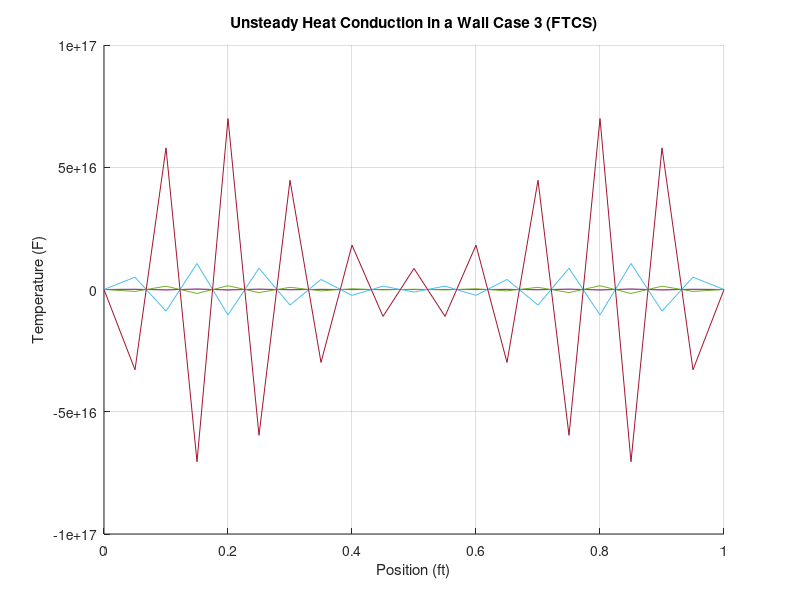

Recreate this plot in MATLAB.
% Case 3
% Input (known data)
L = 1.0;            % wall thickness in ft
alpha = 0.1;        % Diffusivity constant 
time = 1 ;          % Assume 1 Hour time
Ti = 100.0;         % initial temperature
Ts = 300.0;         % boundary temperature
dx = 0.05;          % Spatial step
dt = 0.05;          % Time Step
Nx = L/dx;          % number of spatial steps
r = alpha * dt / dx^2;

N = L/dx + 1 ; % Space nodes
M = time/dt + 1 ; % Time nodes

% Zero vectors of x & t
x = zeros(N, 1);
t = zeros(M, 1);


% Discretize space & time domain
for i = 1:N
    x(i) = 0 + (i - 1)*dx;
end

for n = 1:M
    t(n) = 0 + (n - 1)*dt;
end

% Outer Nodes
T = zeros(M,N);
T(:,1) = 300; %Left Boundary Condition
T(:,N) = 300; %Right Boundary Condition
T(1,2:N-1) = 100; %Initial Condition

% Fix the corners by averaging overlapping BCs
T(1,1)   = (300+100) / 2;   % Bottom-left
T(1,N)   = (300+100) / 2;  % Bottom-right

% Interior Nodes
for n= 1:M-1
    for i=2:N-1
        T(n+1, i) = r*T(n,i+1) + (1-2*r)*T(n,i) + r*T(n,i-1);
    end
end
% Result of Matrix T
disp(T)

% Plotting
x = linspace(0, L, N);
figure(1);
hold on;
for k = 1:size(T, 1)
    plot(x, T(k, :));
end
xlabel('Position (ft)');
ylabel('Temperature (F)');
title('Unsteady Heat Conduction in a Wall Case 3 (FTCS)');
grid on;
